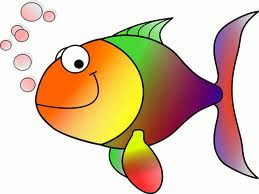
#> input picture HappyFish.jpg, 259 x 194 px
$ python ChageColorSpaces.py
#> lines starting #> are read from the running program, lines starting #| are printed output that depends on the picture
import cv2
import  numpy as np

img = cv2.imread('HappyFish.jpg')
#> img is the input picture: shape (194, 259, 3); mean B, G, R 170.8, 196.4, 219.3
img2 = cv2.cvtColor(img, cv2.COLOR_BGR2GRAY)
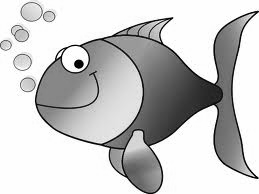
#> img2: shape (194, 259); min 0, max 255, mean 200.4
img3 = cv2.cvtColor(img, cv2.COLOR_BGR2YUV)
#> img3: shape (194, 259, 3); mean of channels 0, 1, 2 200.4, 113.5, 144.5
img4 = cv2.cvtColor(img, cv2.COLOR_BGR2HSV)
#> img4: shape (194, 259, 3); mean H, S, V 49.3, 77.9, 224

cv2.imshow('happyfish', img)
cv2.imshow('grayscale', img2)
cv2.imshow('yuv', img3)
cv2.imshow('hsv', img4)

cv2.imshow('y channel', img3[:, :, 0])
cv2.imshow('u channel', img3[:, :, 1])
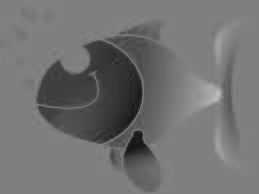
#> window 'u channel': shape (194, 259); min 22, max 187, mean 113.5
cv2.imshow('v channel', img3[:, :, 2])
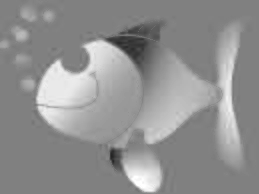
#> window 'v channel': shape (194, 259); min 36, max 255, mean 144.5

cv2.imshow('h channel', img4[:, :, 0])
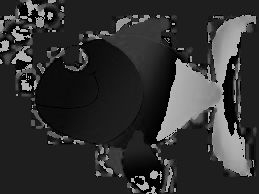
#> window 'h channel': shape (194, 259); min 0, max 179, mean 49.3
cv2.imshow('s channel', img4[:, :, 1])
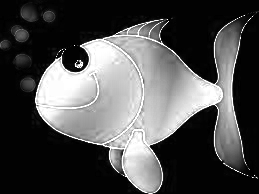
#> window 's channel': shape (194, 259); min 0, max 255, mean 77.9
cv2.imshow('v1 channel', img4[:, :, 2])
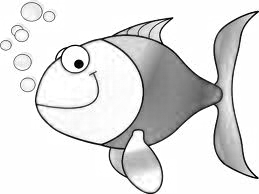
#> window 'v1 channel': shape (194, 259); min 0, max 255, mean 224

cv2.waitKey()
cv2.destroyAllWindows()
